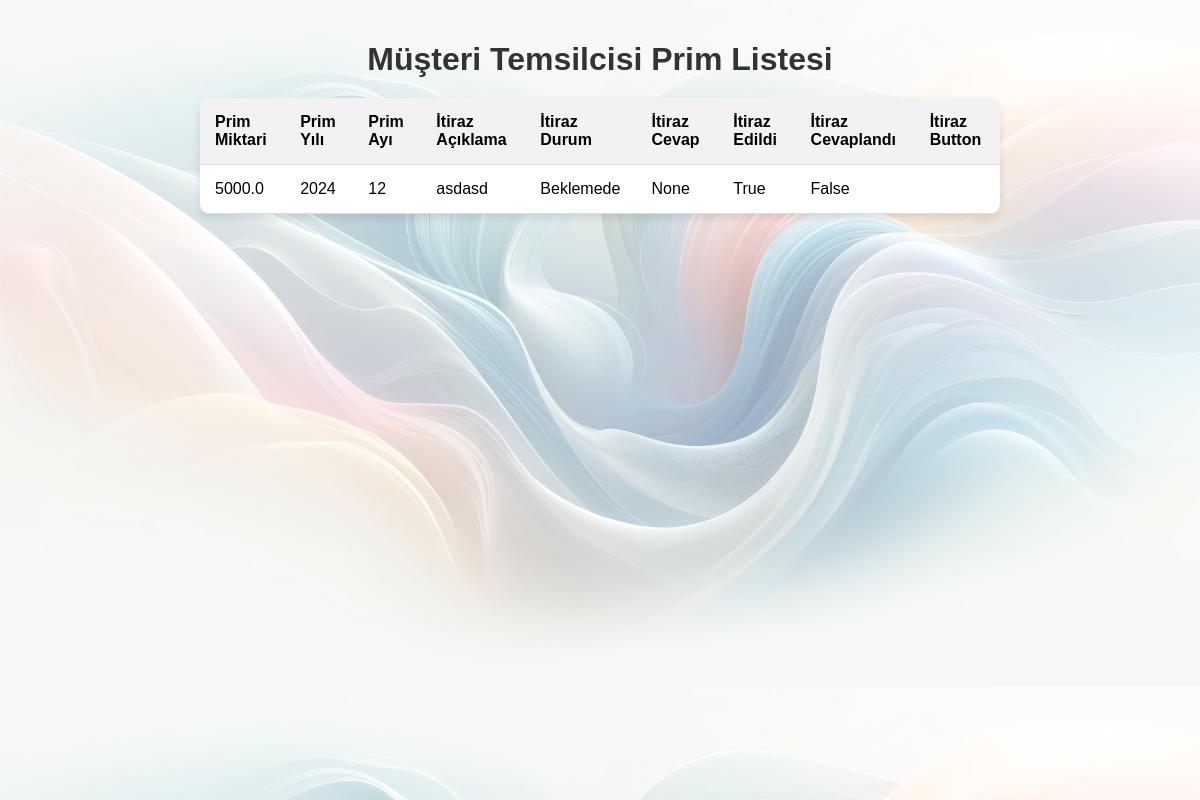
Before: /personel/musteri_temsilcisi/aylik_prim_listesi_menu/ (signed in) with the older database file.
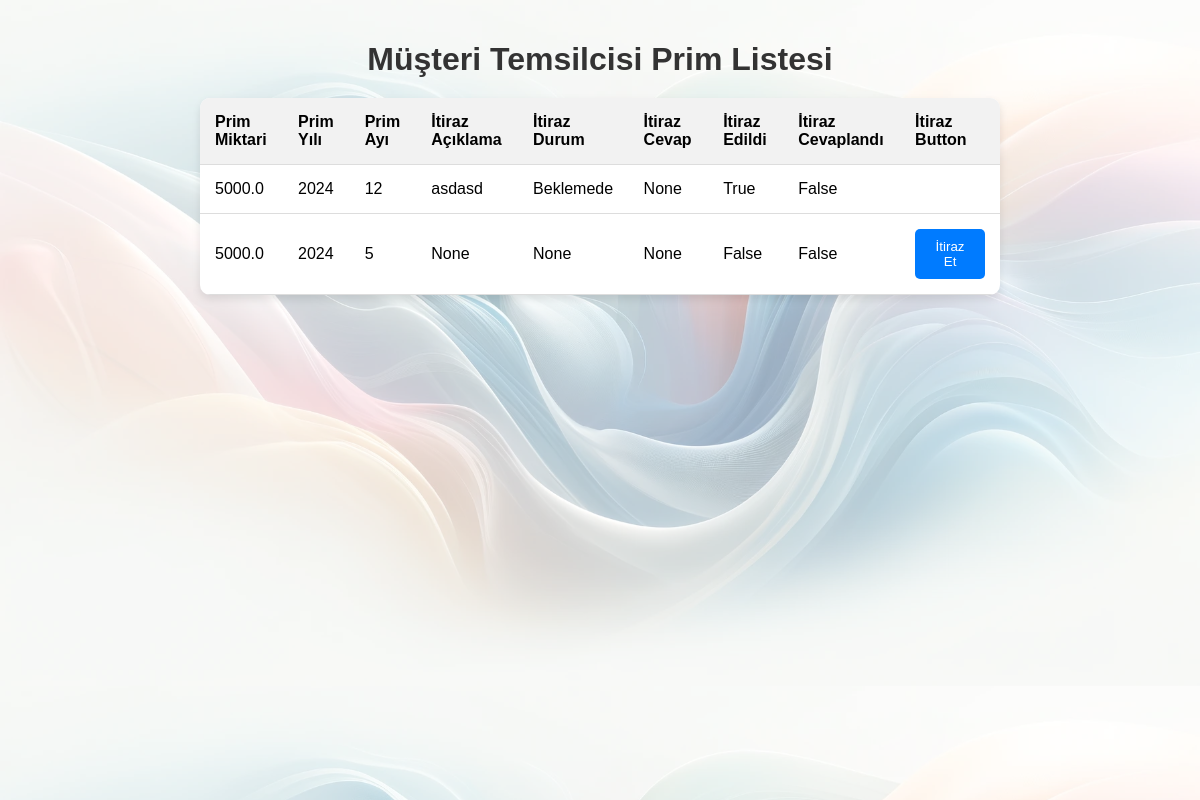
After: the same page with the newer database file.
### app/models.py (models this page shows)
class Primler(models.Model):
    MusteriTemsilcisi = models.ForeignKey(MusteriTemsilcisi, on_delete=models.CASCADE)
    ITIRAZ_EDILDI = models.BooleanField()
    ITIRAZ_CEVAPLANDI = models.BooleanField()
    ITIRAZ_DURUM_CHOISES = [
        ('Beklemede', 'Beklemede'),
        ('Onaylandı', 'Onaylandı'),
        ('Reddedildi', 'Reddedildi')
    ]
    ITIRAZ_DURUM = models.CharField(max_length=20, choices=ITIRAZ_DURUM_CHOISES, blank=True, null=True)
    PRIM_YIL = models.IntegerField()
    PRIM_AY_CHOISES = [
        ('Ocak', 'Ocak'),
        ('Şubat', 'Şubat'),
        ('Mart', 'Mart'),
        ('Nisan', 'Nisan'),
        ('Mayıs', 'Mayıs'),
        ('Haziran', 'Haziran'),
        ('Temmuz', 'Temmuz'),
        ('Ağustos', 'Ağustos'),
        ('Eylül', 'Eylül'),
        ('Ekim', 'Ekim'),
        ('Kasım', 'Kasım'),
        ('Aralık', 'Aralık'),
    ]
    PRIM_AY = models.CharField(max_length=20, choices=PRIM_AY_CHOISES)
    PRIM_MIKTARI = models.FloatField()
    ITIRAZ_ACIKLAMA = models.TextField(blank=True, null=True)
    ITIRAZ_CEVAP = models.TextField(blank=True, null=True)

### app/decorators.py (the view)
    def wrap(request, *args, **kwargs):
        user = request.user
        if user.USER_TYPE == "MusteriTemsilcisi" or user.is_superuser == True:
            return function(request, *args, **kwargs)
        else:
            raise PermissionDenied

### app/templates/app/musteri_temsilcisi/prim_listesi_menusu.html (shortened to what this page needs)
{% load static %}
<!DOCTYPE html>
<html lang="en">
<head>
    <link rel="stylesheet" href="{% static 'assets/css/musteri_temsilcisi/itirazm.css' %}">
</head>
<body>
    <div class="layer"></div>
    <h1>Müşteri Temsilcisi Prim Listesi</h1>
    <table>
        <thead>
            <tr>
                <th>Prim Miktari</th>
                <th>Prim Yılı</th>
                <th>Prim Ayı</th>
                <th>İtiraz Açıklama</th>
                <th>İtiraz Durum</th>
                <th>İtiraz Cevap</th>
                <th>İtiraz Edildi</th>
                <th>İtiraz Cevaplandı</th>
                <th>İtiraz Button</th>
            </tr>
        </thead>
        <tbody id="primler-listesi">
            {% for prim in context %}
                <tr>
                    <td>{{ prim.PRIM_MIKTARI }}</td>
                    <td>{{ prim.PRIM_YIL }}</td>
                    <td>{{ prim.PRIM_AY }}</td>
                    <td>{{ prim.ITIRAZ_ACIKLAMA }}</td>
                    <td>{{ prim.ITIRAZ_DURUM }}</td>
                    <td>{{ prim.ITIRAZ_CEVAP }}</td>
                    <td>{{ prim.ITIRAZ_EDILDI }}</td>
                    <td>{{ prim.ITIRAZ_CEVAPLANDI }}</td>
                    <td>
                        {% if not prim.ITIRAZ_EDILDI %}
                            <button type="button" class="itiraz-button" data-id="{{ prim.id }}">İtiraz Et</button>
                        {% endif %}
                    </td>
                </tr>
            {% endfor %}
        </tbody>
    </table>
</body>
</html>

Changed rows visible on the page:
added Primler: PRIM_MIKTARI "5000.0"
Other visible differences:
new list line: "2024 5 None None None False False İtiraz Et"
